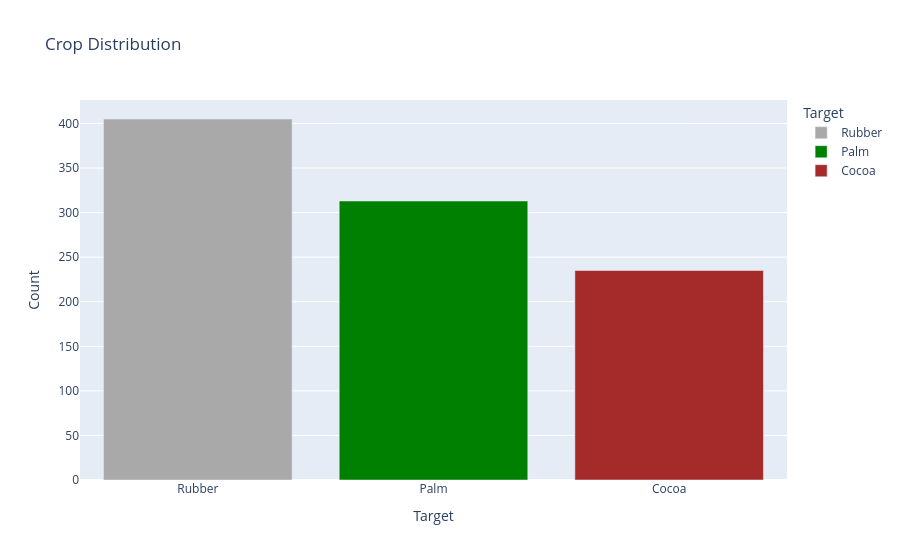

Write notebook code for a chart like this one.
### Code cell
# Show the distribution of the Target (class)
plot_class_distribution(y)

### Figure 1 — Plotly figure (JSON) as saved in the notebook; plotly's stock layout.template omitted (floating-point values rounded to 4 significant figures)
{"data": [{"hovertemplate": "Target=%{x}<br>Count=%{y}<extra></extra>", "legendgroup": "Rubber", "marker": {"color": "darkgray", "pattern": {"shape": ""}}, "name": "Rubber", "orientation": "v", "showlegend": true, "textposition": "auto", "type": "bar", "x": ["Rubber"], "xaxis": "x", "y": [405], "yaxis": "y"}, {"hovertemplate": "Target=%{x}<br>Count=%{y}<extra></extra>", "legendgroup": "Palm", "marker": {"color": "green", "pattern": {"shape": ""}}, "name": "Palm", "orientation": "v", "showlegend": true, "textposition": "auto", "type": "bar", "x": ["Palm"], "xaxis": "x", "y": [313], "yaxis": "y"}, {"hovertemplate": "Target=%{x}<br>Count=%{y}<extra></extra>", "legendgroup": "Cocoa", "marker": {"color": "brown", "pattern": {"shape": ""}}, "name": "Cocoa", "orientation": "v", "showlegend": true, "textposition": "auto", "type": "bar", "x": ["Cocoa"], "xaxis": "x", "y": [235], "yaxis": "y"}], "layout": {"barmode": "relative", "legend": {"title": {"text": "Target"}, "tracegroupgap": 0}, "title": {"text": "Crop Distribution"}, "xaxis": {"anchor": "y", "categoryarray": ["Rubber", "Palm", "Cocoa"], "categoryorder": "array", "domain": [0, 1], "title": {"text": "Target"}}, "yaxis": {"anchor": "x", "domain": [0, 1], "title": {"text": "Count"}}}}
